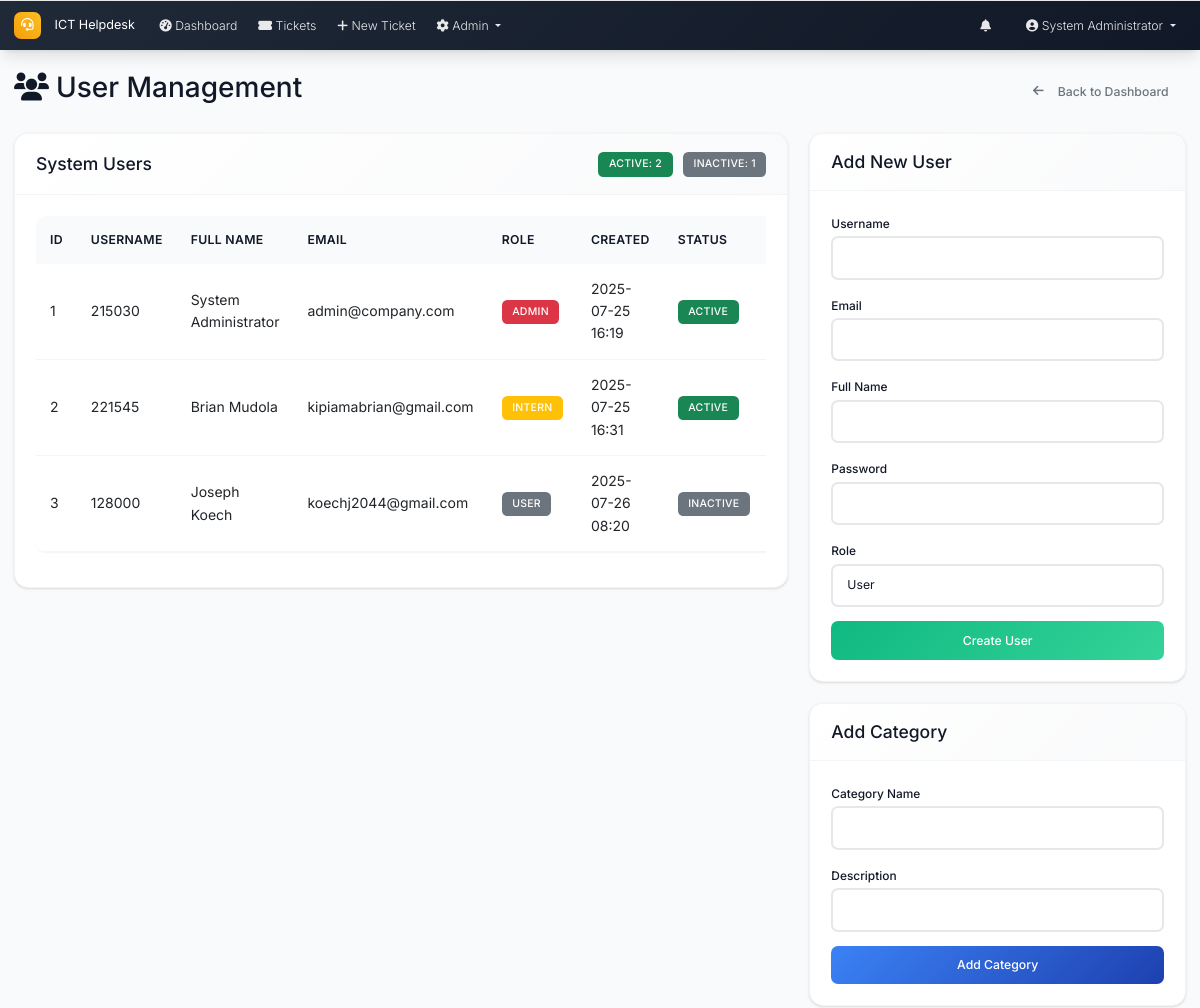
Before: /admin/users (signed in, upper part) with the older database file.
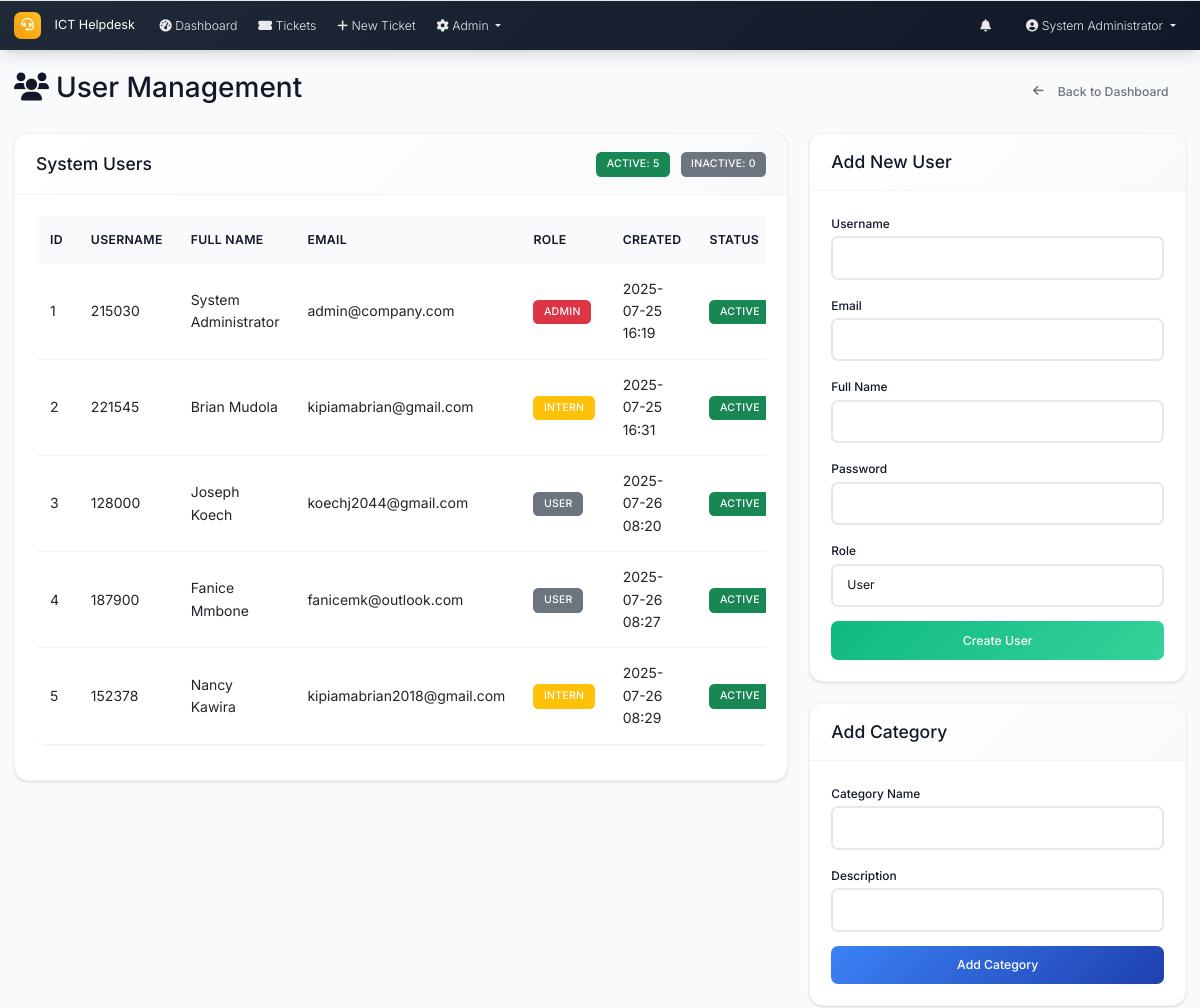
After: the same page with the newer database file.
### models.py (models this page shows, shortened)
class User(UserMixin, db.Model):
    id = db.Column(db.Integer, primary_key=True)
    username = db.Column(db.String(64), unique=True, nullable=False)
    email = db.Column(db.String(120), unique=True, nullable=False)
    password_hash = db.Column(db.String(256), nullable=False)
    full_name = db.Column(db.String(100), nullable=False)
    role = db.Column(db.String(20), nullable=False, default='user')  # admin, intern, user
    created_at = db.Column(db.DateTime, default=datetime.utcnow)
    is_active = db.Column(db.Boolean, default=True)
    is_verified = db.Column(db.Boolean, default=False)
    verification_token = db.Column(db.String(128), nullable=True)
    phone_number = db.Column(db.String(20), nullable=True)
    is_approved = db.Column(db.Boolean, default=False)
    approved_by_id = db.Column(db.Integer, db.ForeignKey('user.id'), nullable=True)
    approved_at = db.Column(db.DateTime, nullable=True)
    tickets_created = db.relationship('Ticket', foreign_keys='Ticket.created_by_id', backref='creator', lazy='dynamic')
    assigned_tickets = db.relationship('Ticket', secondary='ticket_assignees', back_populates='assignees', lazy='selectin')
    comments = db.relationship('Comment', backref='author', lazy='dynamic')

class Category(db.Model):
    id = db.Column(db.Integer, primary_key=True)
    name = db.Column(db.String(50), unique=True, nullable=False)
    description = db.Column(db.String(200))
    created_at = db.Column(db.DateTime, default=datetime.utcnow)
    tickets = db.relationship('Ticket', backref='category', lazy='dynamic')

### routes.py (the view)
@app.route('/admin/users')
@login_required
def user_management():
    if current_user.role != 'admin':
        abort(403)
    users = User.query.all()
    form = UserManagementForm()
    admin_user_form = AdminUserForm()
    category_form = CategoryForm()
    status_form = UserStatusForm()
    categories = Category.query.all()
    return render_template('user_management.html', users=users, form=form,
                         admin_user_form=admin_user_form, category_form=category_form,
                         status_form=status_form, categories=categories)

### forms.py
class UserManagementForm(FlaskForm):
    user_id = IntegerField('User ID', validators=[DataRequired()])
    new_password = PasswordField('New Password', validators=[DataRequired(), Length(min=6)])
    confirm_password = PasswordField('Confirm Password', validators=[DataRequired(), EqualTo('new_password')])
    submit = SubmitField('Update Password')

class AdminUserForm(FlaskForm):
    username = StringField('Username', validators=[DataRequired(), Length(min=4, max=20)])
    email = StringField('Email', validators=[DataRequired(), Email()])
    full_name = StringField('Full Name', validators=[DataRequired(), Length(max=100)])
    password = PasswordField('Password', validators=[DataRequired(), Length(min=6)])
    role = SelectField('Role', choices=[('user', 'User'), ('intern', 'Intern'), ('admin', 'Admin')], default='user')
    submit = SubmitField('Create User')

### app.py (called while the page is built)
@login_manager.user_loader
def load_user(user_id):
    from models import User
    return User.query.get(int(user_id))

@app.context_processor
def inject_now():
    return {'now': datetime.utcnow}

### routes.py (called while the page is built)
@app.context_processor
def inject_datetime():
    return dict(datetime=datetime)

### utils.py (called while the page is built)
def format_datetime(dt):
    if not dt:
        return 'N/A'
    return dt.strftime('%Y-%m-%d %H:%M')

### templates/user_management.html (shortened to what this page needs)
{% extends "base.html" %}
{% block content %}
<div class="d-flex justify-content-between align-items-center mb-4">
    <h2><i class="fas fa-users me-2"></i>User Management</h2>
    <a href="{{ url_for('admin_dashboard') }}" class="btn btn-outline-secondary">
        <i class="fas fa-arrow-left me-2"></i>Back to Dashboard
    </a>
</div>
<div class="row">
    <div class="col-md-8">
        <div class="card">
            <div class="card-header d-flex justify-content-between align-items-center">
                <h5 class="mb-0">System Users</h5>
                <div>
                    <span class="badge bg-success me-2">Active: {{ users|selectattr('is_active')|list|length }}</span>
                    <span class="badge bg-secondary">Inactive: {{ users|rejectattr('is_active')|list|length }}</span>
                </div>
            </div>
            <div class="card-body">
                <div class="table-responsive">
                    <table class="table table-hover">
                        <thead>
                            <tr>
                                <th>ID</th>
                                <th>Username</th>
                                <th>Full Name</th>
                                <th>Email</th>
                                <th>Role</th>
                                <th>Created</th>
                                <th>Status</th>
                                <th>Actions</th>
                            </tr>
                        </thead>
                        <tbody>
                            {% for user in users %}
                            <tr>
                                <td>{{ user.id }}</td>
                                <td>{{ user.username }}</td>
                                <td>{{ user.full_name }}</td>
                                <td>{{ user.email }}</td>
                                <td>
                                    <span class="badge bg-{{ 'danger' if user.role == 'admin' else 'warning' if user.role == 'intern' else 'secondary' }}">
                                        {{ user.role.title() }}
                                    </span>
                                </td>
                                <td>{{ user.created_at|format_datetime }}</td>
                                <td>
                                    <span class="badge bg-{{ 'success' if user.is_active else 'secondary' }}">
                                        {{ 'Active' if user.is_active else 'Inactive' }}
                                    </span>
                                </td>
                                <td>
                                </td>
                            </tr>
                            {% endfor %}
                        </tbody>
                    </table>
                </div>
            </div>
        </div>
    </div>
    <div class="col-md-4">
        <div class="card mb-4">
            <div class="card-header">
                <h5 class="mb-0">Add New User</h5>
            </div>
            <div class="card-body">
                <form method="POST" action="{{ url_for('create_user') }}">
                    <div class="mb-3">
                        {{ admin_user_form.username.label(class="form-label") }}
                        {{ admin_user_form.username(class="form-control") }}
                    </div>
                    <div class="mb-3">
                        {{ admin_user_form.email.label(class="form-label") }}
                        {{ admin_user_form.email(class="form-control") }}
                    </div>
                    <div class="mb-3">
                        {{ admin_user_form.full_name.label(class="form-label") }}
                        {{ admin_user_form.full_name(class="form-control") }}
                    </div>
                    <div class="mb-3">
                        {{ admin_user_form.password.label(class="form-label") }}
                        {{ admin_user_form.password(class="form-control") }}
                    </div>
                    <div class="mb-3">
                        {{ admin_user_form.role.label(class="form-label") }}
                        {{ admin_user_form.role(class="form-control") }}
                    </div>
                    <div class="d-grid">
                        {{ admin_user_form.submit(class="btn btn-success") }}
                    </div>
                </form>
            </div>
        </div>
        <div class="card mb-4">
            <div class="card-header">
                <h5 class="mb-0">Add Category</h5>
            </div>
            <div class="card-body">
                <form method="POST" action="{{ url_for('add_category') }}">
                    <div class="mb-3">
                        {{ category_form.name.label(class="form-label") }}
                        {{ category_form.name(class="form-control") }}
                    </div>
                    <div class="mb-3">
                        {{ category_form.description.label(class="form-label") }}
                        {{ category_form.description(class="form-control") }}
                    </div>
                    <div class="d-grid">
                        {{ category_form.submit(class="btn btn-primary") }}
                    </div>
                </form>
            </div>
        </div>
    </div>
</div>
{% endblock %}

### templates/base.html (shortened to what this page needs)
<!DOCTYPE html>
<html lang="en">
<head>
    <link href="https://cdn.jsdelivr.net/npm/bootstrap@5.3.0/dist/css/bootstrap.min.css" rel="stylesheet">
    <link href="https://cdnjs.cloudflare.com/ajax/libs/font-awesome/6.0.0/css/all.min.css" rel="stylesheet">
    <link href="{{ url_for('static', filename='css/custom.css') }}" rel="stylesheet">
</head>
<body>
    <nav class="navbar navbar-expand-lg navbar-dark footer-sky">
        <div class="container-fluid px-3">
            <a class="navbar-brand" href="{{ url_for('index') }}">
                <i class="fas fa-headset me-2"></i>ICT Helpdesk
            </a>
            <div class="collapse navbar-collapse" id="navbarNav">
                <ul class="navbar-nav me-auto mb-2 mb-lg-0">
                    {% if current_user.is_authenticated %}
                    <li class="nav-item">
                        <a class="nav-link" href="{{ url_for('dashboard') }}">
                            <i class="fas fa-tachometer-alt me-1"></i>Dashboard
                        </a>
                    </li>
                    <li class="nav-item">
                        <a class="nav-link" href="{{ url_for('tickets_list') }}">
                            <i class="fas fa-ticket-alt me-1"></i>Tickets
                        </a>
                    </li>
                    <li class="nav-item">
                        <a class="nav-link" href="{{ url_for('new_ticket') }}">
                            <i class="fas fa-plus me-1"></i>New Ticket
                        </a>
                    </li>
                    {% if current_user.role == 'admin' %}
                    <li class="nav-item dropdown">
                        <a class="nav-link dropdown-toggle" href="#" role="button" data-bs-toggle="dropdown" aria-expanded="false">
                            <i class="fas fa-cog me-1"></i>Admin
                        </a>
                    </li>
                    {% endif %}
                    {% endif %}
                </ul>
                <ul class="navbar-nav ms-auto mb-2 mb-lg-0">
                    {% if current_user.is_authenticated %}
                    <li class="nav-item dropdown me-3">
                        <a class="nav-link position-relative" href="#" id="notificationsDropdown" role="button"
                           data-bs-toggle="dropdown" aria-expanded="false">
                            <i class="fas fa-bell"></i>
                        </a>
                    </li>
                    <li class="nav-item dropdown">
                        <a class="nav-link dropdown-toggle" href="#" id="navbarDropdown" role="button" data-bs-toggle="dropdown" aria-expanded="false">
                            <i class="fas fa-user-circle me-1"></i>{{ current_user.full_name }}
                        </a>
                    </li>
                    {% endif %}
                </ul>
            </div>
        </div>
    </nav>
    <main class="container-fluid my-4 px-3">
        {% block content %}{% endblock %}
    </main>
</body>
</html>

Changed rows visible on the page:
changed User "Joseph Koech": is_active "INACTIVE" → "ACTIVE"
added User: id "4", username "187900", full_name "Fanice Mmbone", email "fanicemk@outlook.com", role "USER", created_at "2025-07-26 08:27", is_active "ACTIVE"
added User: id "5", username "152378", full_name "Nancy Kawira", email "kipiamabrian2018@gmail.com", role "INTERN", created_at "2025-07-26 08:29", is_active "ACTIVE"
Other visible differences:
{{ users|selectattr('is_active')|list|length }}: "2" → "5"
{{ users|rejectattr('is_active')|list|length }}: "1" → "0"
